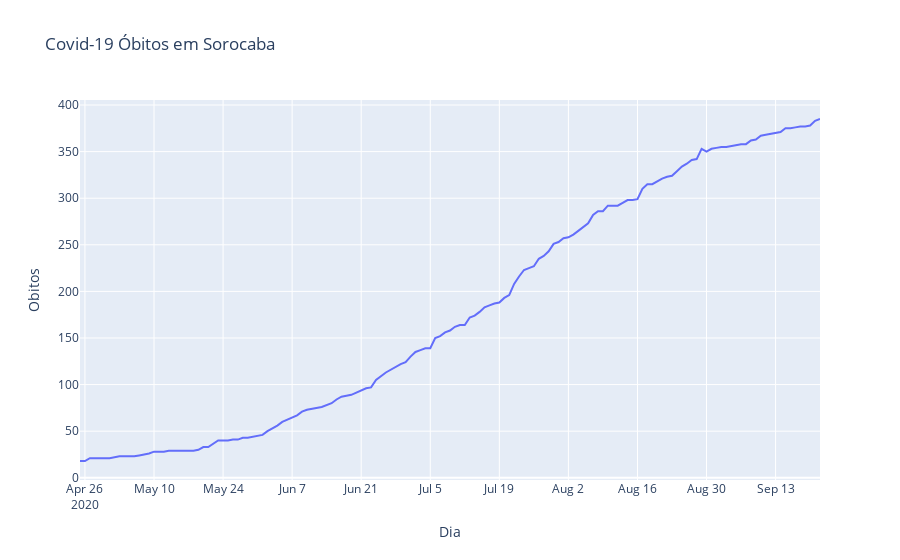

Notebook source saved alongside this figure:
### Code cell
dataf = pd.read_csv('../dados/planilha_csv/dados.csv')

fig = px.line(dataf, x = 'Dia', y = 'Obitos', title='Covid-19 Óbitos em Sorocaba')


fig.show()

### Figure 1 — Plotly figure (JSON) as saved in the notebook; plotly's stock layout.template omitted (floating-point values rounded to 4 significant figures; data arrays with more than 128 entries replaced by an {"elided": "..."} marker saying what was removed)
{"data": [{"hovertemplate": "Dia=%{x}<br>Obitos=%{y}<extra></extra>", "legendgroup": "", "line": {"color": "#636efa", "dash": "solid"}, "mode": "lines", "name": "", "orientation": "v", "showlegend": false, "type": "scatter", "x": {"elided": "137 str values"}, "xaxis": "x", "y": {"elided": "137 int values"}, "yaxis": "y"}], "layout": {"legend": {"tracegroupgap": 0}, "title": {"text": "Covid-19 Óbitos em Sorocaba"}, "xaxis": {"anchor": "y", "domain": [0, 1], "title": {"text": "Dia"}}, "yaxis": {"anchor": "x", "domain": [0, 1], "title": {"text": "Obitos"}}}}
